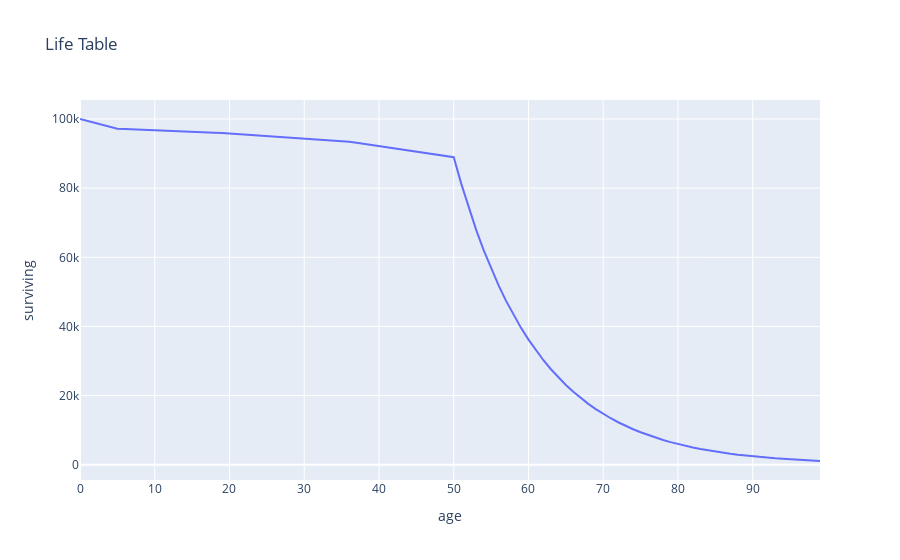

Notebook code for this chart:
### Code cell
plot_life_table(2002.5, death_df)
